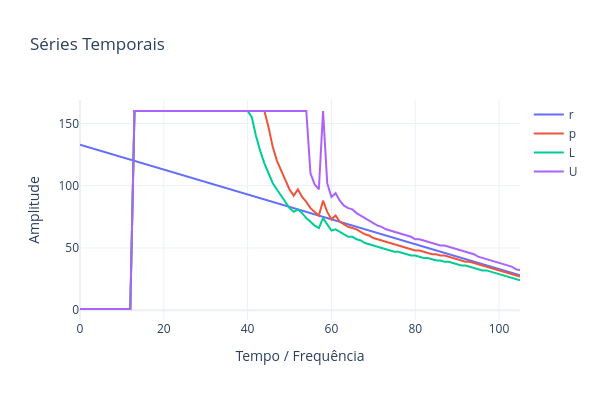

This figure's notebook cell:
### Code cell
params =  {'nI': 11, 'nR': 49, 'nO': 27, 'N1': 0.1, 'N2': 0.0001, 'N3': 0.001,
            'τ': 23, 'mode': 'ahead', 'act': 'tanh'}
nI,nR,nO,N1,N2,N3,τ,mode,act= list(params.values())
v1,v2 = [],[]
X, Y = PrepareData(HI['PC1'].values,nI,nO,mode)
Y, Z = PrepareData(sig,nI,nO,mode)
X = []
for i in range(len(RS)-1):
   X.append(RS.iloc[i:i+2,:].values.flatten())
X = X[-len(Y):-2]
teda=AutoCloud(m=1.75,nI=nI,nR=nR,nO=nO,ηS=[N1,N2,N3],mode=mode,
               tau=τ,eol=0.75,ref=len(sig)-nI,wtaG=True,wtaP=True) 
for j,_ in enumerate(X[:]):
    teda.run(X[j])
    if j<1000:
        teda.RULInterv(Y[j])

        for c in teda.c:
            if c.ID==1:
                v1.append(c.rU)
                v2.append(c.rM)
    else: 
        teda.RULInterv(Y[j],show=False)
        
    teda.Adapt(Y[j],Z[j])
    
plot_DSI2(teda,ftrs=2,title='DSI - Granulation',ncol=2,mergeID=True)
PlotSeriesPLY(ySeries=[teda.rulR,teda.rulP,teda.rulL,teda.rulU],
              names = ['r','p','L','U'],w=600,h=400)
